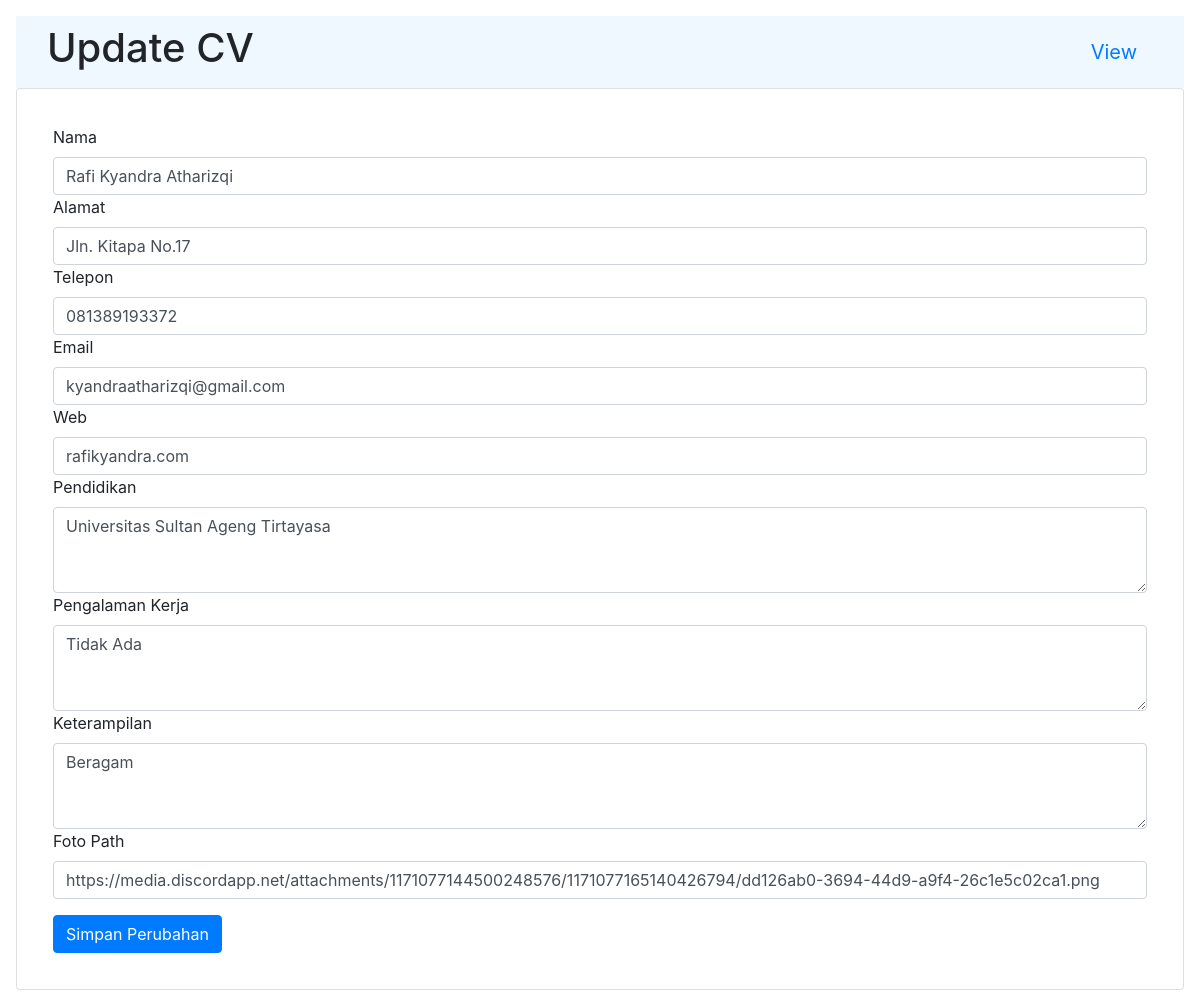
The app's page /admin.php with its own data.
### tables this page shows
CREATE TABLE `cv_data` (
  `id` int NOT NULL AUTO_INCREMENT,
  `nama` varchar(100) NOT NULL,
  `alamat` text NOT NULL,
  `telepon` varchar(20) NOT NULL,
  `email` varchar(255) NOT NULL,
  `web` varchar(255) NOT NULL,
  `pendidikan` text NOT NULL,
  `pengalaman_kerja` text NOT NULL,
  `keterampilan` text NOT NULL,
  `foto_path` varchar(255) NOT NULL,
  PRIMARY KEY (`id`)
);

### admin.php (the view, shortened to what this page needs)
<?php
include 'config.php';
function getCVData()
{
  global $conn;
  $query = "SELECT * FROM cv_data WHERE id = 1";
  $result = mysqli_query($conn, $query);
  return mysqli_fetch_array($result);
}
$data = getCVData();
?>
<!DOCTYPE html>
<html lang="en">
<head>
  <link rel="stylesheet" href="https://stackpath.bootstrapcdn.com/bootstrap/4.3.1/css/bootstrap.min.css">
  <link rel="stylesheet" href="main.css">
</head>
<body class="p-3">
    <nav class="navbar sticky-top bg-body-tertiary biru">
      <div class="container-fluid">
        <h1>Update CV</h1>
        <a class="navbar-brand" href="/cv">View</a>
      </div>
    </nav>
    <div class="card">
      <div class="p-3">
        <div class="card-body">
          <form method="post">
            <div class="mb-3">
              <label for="nama" class="form-label">Nama</label>
              <input class="form-control" id="nama" type="text" name="nama" value="<?php echo $data['nama']; ?>" placeholder="Nama" required>
              <label for="alamat" class="form-label">Alamat</label>
              <input class="form-control" id="alamat" type="text" name="alamat" value="<?php echo $data['alamat']; ?>" placeholder="Alamat" required>
              <label for="telepon" class="form-label">Telepon</label>
              <input class="form-control" id="telepon" type="text" name="telepon" value="<?php echo $data['telepon']; ?>" placeholder="Telepon" required>
              <label for="email" class="form-label">Email</label>
              <input class="form-control" id="email" type="email" name="email" value="<?php echo $data['email']; ?>" placeholder="Email" required>
              <label for="web" class="form-label">Web</label>
              <input class="form-control" id="web" type="text" name="web" value="<?php echo $data['web']; ?>" placeholder="Web" required>
              <label for="pendidikan" class="form-label">Pendidikan</label>
              <textarea class="form-control" id="pendidikan" name="pendidikan" rows="3" placeholder="Pendidikan" required><?php echo $data['pendidikan']; ?></textarea>
              <label for="pengalamanKerja" class="form-label">Pengalaman Kerja</label>
              <textarea class="form-control" id="pengalamanKerja" name="pengalaman_kerja" rows="3" placeholder="Pengalaman Kerja" required><?php echo $data['pengalaman_kerja']; ?></textarea>
              <label for="keterampilan" class="form-label">Keterampilan</label>
              <textarea class="form-control" id="keterampilan" name="keterampilan" rows="3" placeholder="Keterampilan" required><?php echo $data['keterampilan']; ?></textarea>
              <label for="formFile" class="form-label">Foto Path</label>
              <input class="form-control" type="text" id="formFile" name="foto_path" value="<?php echo $data['foto_path']; ?>" required>
            </div>
            <button type="submit" class="btn btn-primary">Simpan Perubahan</button>
          </form>
        </div>
      </div>
    </div>
</body>
</html>

### main.css (style rules this page uses)
.biru { background-color: aliceblue; }

### records on screen
cv_data: nama "Rafi Kyandra Atharizqi", alamat "Jln. Kitapa No.17", telepon "081389193372", email "kyandraatharizqi@gmail.com", web "rafikyandra.com", pendidikan "Universitas Sultan Ageng Tirtayasa", pengalaman_kerja "Tidak Ada", keterampilan "Beragam", foto_path "https://media.discordapp.net/attachments/1171077144500248576/1171077165140426794/dd126ab0-3694-44d9-a9f4-26c1e5c02ca1.png"
